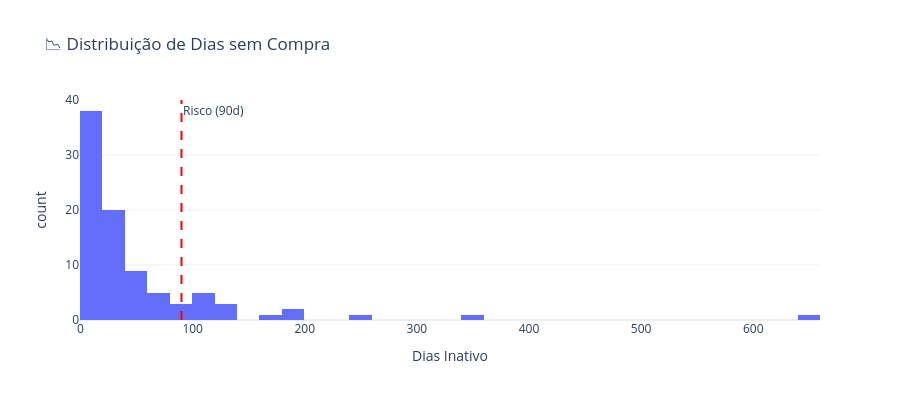

This figure's notebook cell:
### Code cell
# Fig 5: Inactivity Distribution
dias_df = pd.DataFrame({'dias_inativo': dias_inativo})
fig = px.histogram(dias_df, x='dias_inativo', nbins=40,
                  title='📉 Days Without a Purchase — Distribution',
                  labels={'dias_inativo': 'Days Inactive', 'count': 'Customers'},
                  color_discrete_sequence=['#636EFA'])
fig.add_vline(x=90, line_dash='dash', line_color='red', annotation_text='At-Risk (90d)')
fig.update_layout(height=400)
fig.show()

### Figure 1 — Plotly figure (JSON) as saved in the notebook; plotly's stock layout.template omitted (floating-point values rounded to 4 significant figures)
{"data": [{"bingroup": "x", "hovertemplate": "Dias Inativo=%{x}<br>count=%{y}<extra></extra>", "legendgroup": "", "marker": {"color": "#636EFA", "pattern": {"shape": ""}}, "name": "", "nbinsx": 40, "orientation": "v", "showlegend": false, "type": "histogram", "x": [27, 63, 98, 26, 63, 7, 114, 43, 0, 12, 22, 8, 657, 14, 14, 103, 2, 79, 8, 1, 187, 135, 9, 27, 43, 6, 48, 62, 15, 12, 6, 139, 9, 8, 240, 6, 61, 20, 43, 9, 125, 349, 1, 83, 1, 15, 23, 51, 29, 188, 55, 7, 37, 16, 22, 1, 9, 28, 36, 2, 22, 23, 0, 6, 7, 0, 27, 26, 5, 91, 0, 14, 42, 15, 35, 30, 44, 2, 107, 118, 34, 103, 175, 13, 21, 58, 5, 29, 13], "xaxis": "x", "yaxis": "y"}], "layout": {"annotations": [{"showarrow": false, "text": "Risco (90d)", "x": 90, "xanchor": "left", "xref": "x", "y": 1, "yanchor": "top", "yref": "y domain"}], "barmode": "relative", "height": 400, "legend": {"tracegroupgap": 0}, "shapes": [{"line": {"color": "red", "dash": "dash"}, "type": "line", "x0": 90, "x1": 90, "xref": "x", "y0": 0, "y1": 1, "yref": "y domain"}], "title": {"text": "📉 Distribuição de Dias sem Compra"}, "xaxis": {"anchor": "y", "domain": [0, 1], "title": {"text": "Dias Inativo"}}, "yaxis": {"anchor": "x", "domain": [0, 1], "title": {"text": "count"}}}}
